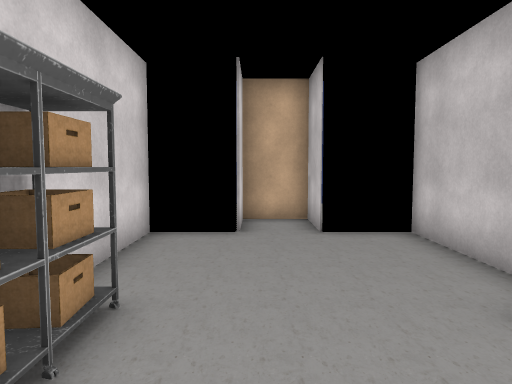
[1] (above)

14 first-person views from a walk through a scene from a Unity 3-D project. The camera is 1.5 m above the floor, tilts 4° down and sees 70° across. The floor is counted in squares, 1 m on a side. Each view is taken from the middle of a square. On the plan, view 1 faces up. The plan holds only what a view shows up to about 16 squares ahead; the rest is blank. The place goes on beyond the plan. The player character is not drawn. Some animated figures are left out. Some surface patterns are stand-ins.

[2]
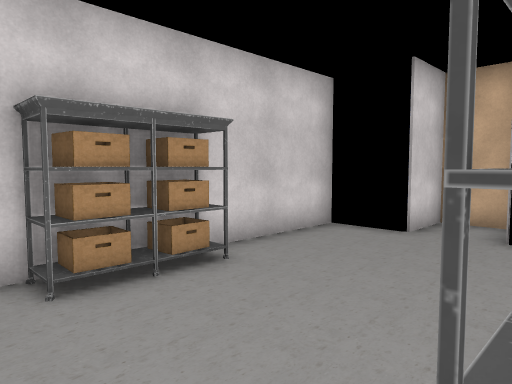

[3]
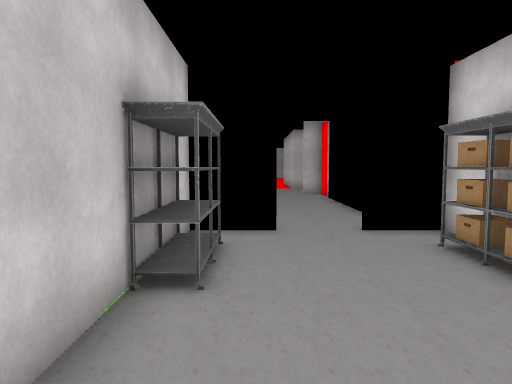

[4]
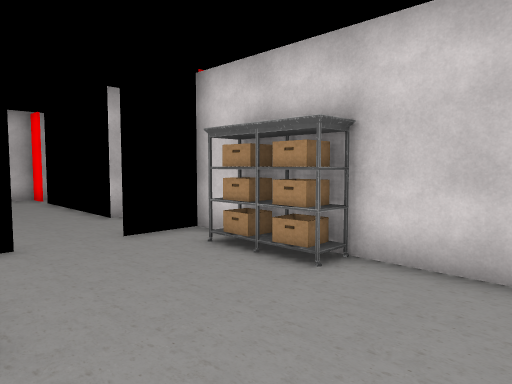

[5]
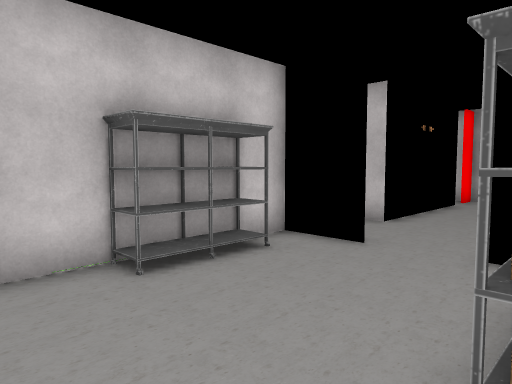

[6]
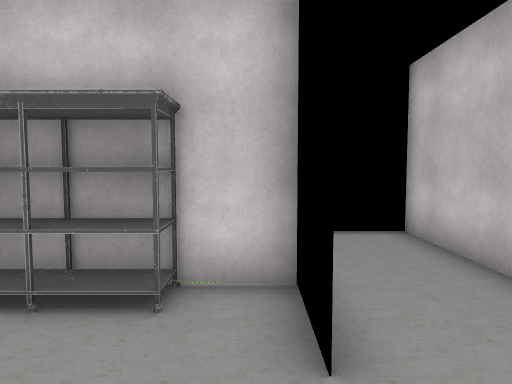

[7]
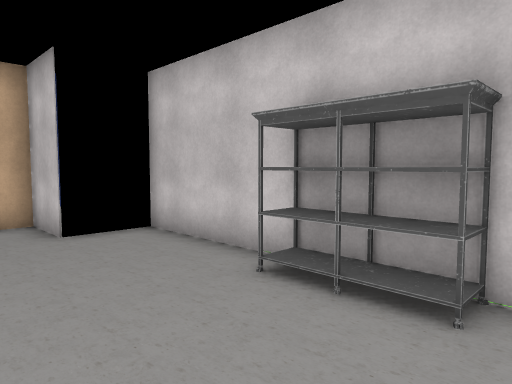

[8]
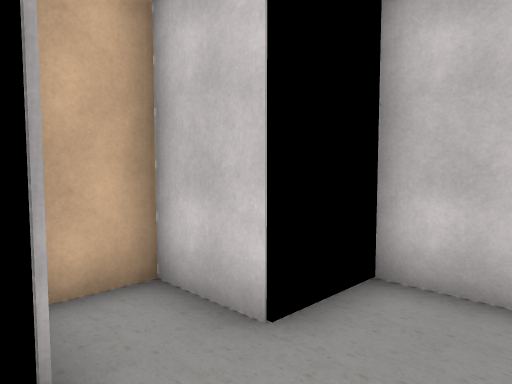

[9]
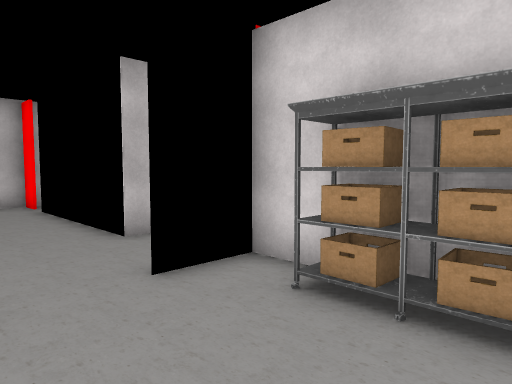

[10]
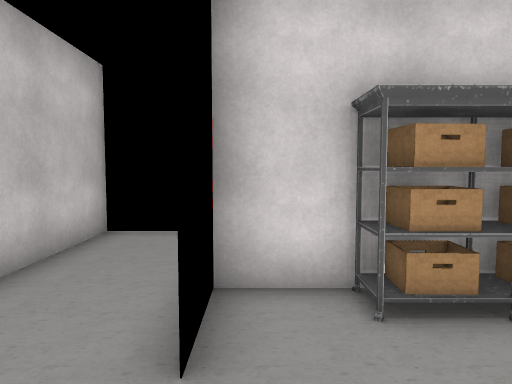

[11]
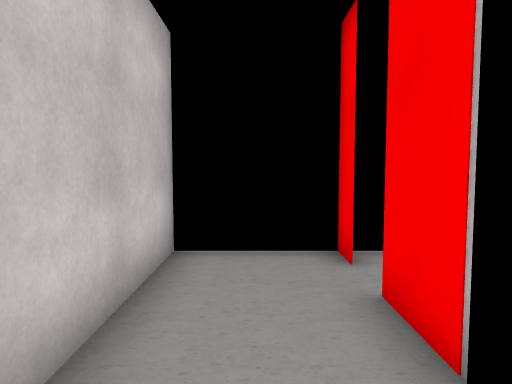

[12]
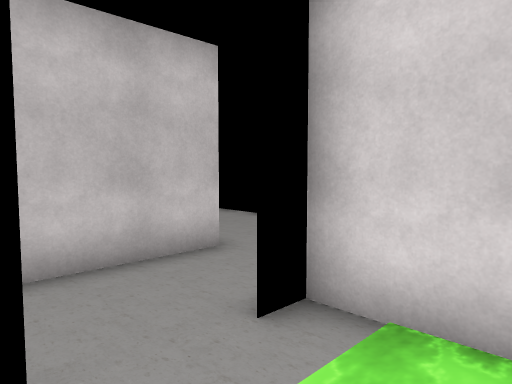

[13]
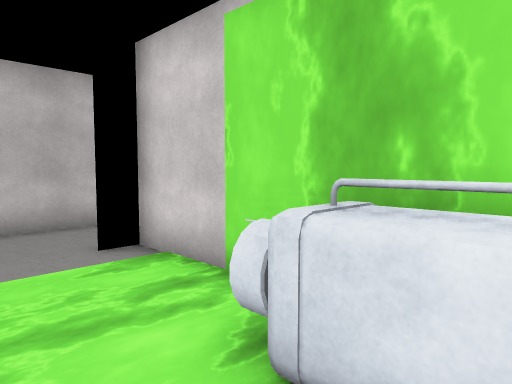

[14]
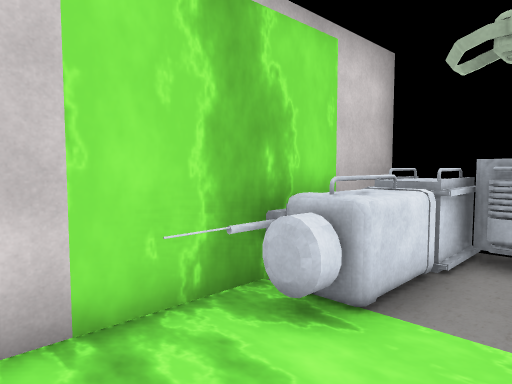

### Floor plan
Key: @ floor where view 1 was taken; # wall or solid block; . floor; ^ raised ledge; C computer; O other object.
Columns run from 7 left of view 1 to 7 right of it. Each row starts with its distance up from view 1.
 11        ##
 10       #..#
  9      ##..#
  8     #......#^CC
  7     #......#^CC
  6     #......#^..
  5     #......#^.
  4     #O.....#^..
  3      O....O#...
  2  O   O....O....
  1  O  #O....O#...
  0 #...#..@...#..
 -1  #.####..###..#
 -2  ..............
 -3 #.### .......
 -4      #....OOOO#
 -5       ....
 -6       ....O
 -7       ....
 -8       ....
 -9       .. .#
-10      ..  .
-11      #.  .#
-12      ##  ##

Where each view was taken, in squares from view 1:
view 1: 0 up, 0 right, facing up
view 2: 0 up, 3 right, facing up-left
view 3: 8 up, 2 right, facing down
view 4: 7 up, 3 right, facing down-left
view 5: 6 up, 2 left, facing down-right
view 6: 0 up, 1 left, facing right
view 7: 0 up, 1 left, facing up-right
view 8: 6 up, 1 left, facing up-right
view 9: 4 up, 2 right, facing down-left
view 10: 0 up, 2 right, facing left
view 11: 2 down, 0 right, facing left
view 12: 2 up, 7 right, facing down-left
view 13: 6 up, 7 right, facing down-left
view 14: 1 up, 7 right, facing up-left
